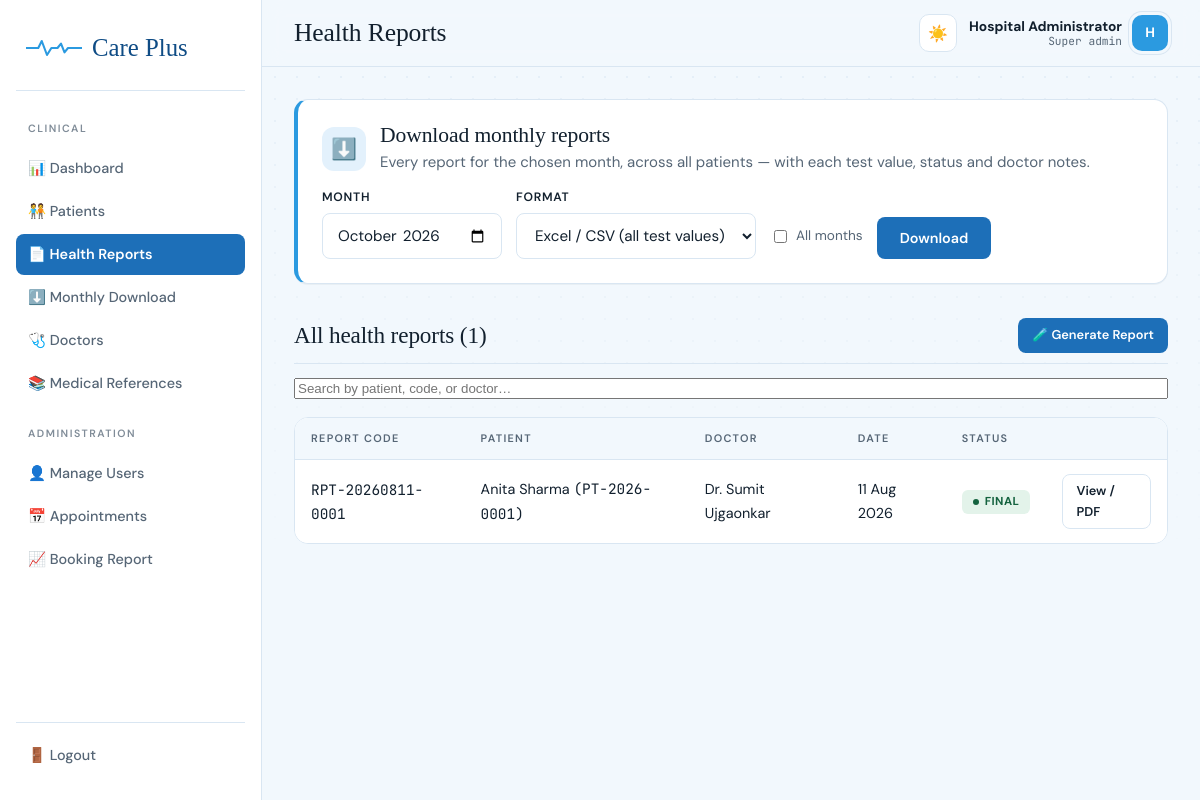
The page /admin/reports.php (signed in) on the database its author committed.
### tables this page shows
CREATE TABLE health_reports (
    report_id        INT AUTO_INCREMENT PRIMARY KEY,
    report_code       VARCHAR(30) NOT NULL UNIQUE,   
    patient_id        INT NOT NULL,
    doctor_id         INT NULL,
    created_by_admin  INT NULL,
    report_date       DATE NOT NULL,
    doctor_notes       TEXT,
    recommendations    TEXT,
    follow_up          TEXT,
    status             ENUM('draft','final') NOT NULL DEFAULT 'final',
    created_at          TIMESTAMP DEFAULT CURRENT_TIMESTAMP,
    FOREIGN KEY (patient_id) REFERENCES patients(patient_id) ON DELETE CASCADE,
    FOREIGN KEY (doctor_id) REFERENCES doctors(doctor_id) ON DELETE SET NULL,
    FOREIGN KEY (created_by_admin) REFERENCES admins(admin_id) ON DELETE SET NULL
);

CREATE TABLE patients (
    patient_id     INT AUTO_INCREMENT PRIMARY KEY,
    user_id        INT NULL,                        
    patient_code   VARCHAR(20) NOT NULL UNIQUE,      
    full_name      VARCHAR(100) NOT NULL,
    date_of_birth  DATE,
    gender         ENUM('Male','Female','Other') NOT NULL,
    phone          VARCHAR(20),
    email          VARCHAR(120),
    address        VARCHAR(255),
    blood_group    VARCHAR(5),
    registered_by  INT NULL,                         
    created_at     TIMESTAMP DEFAULT CURRENT_TIMESTAMP,
    FOREIGN KEY (user_id) REFERENCES users(user_id) ON DELETE SET NULL,
    FOREIGN KEY (registered_by) REFERENCES admins(admin_id) ON DELETE SET NULL
);

CREATE TABLE doctors (
    doctor_id       INT AUTO_INCREMENT PRIMARY KEY,
    full_name       VARCHAR(100) NOT NULL,
    registration_no VARCHAR(50),
    qualification   VARCHAR(150),
    specialization  VARCHAR(150),
    clinic_name     VARCHAR(150),
    phone           VARCHAR(20),
    address         VARCHAR(255),
    description     TEXT,                  
    created_at      TIMESTAMP DEFAULT CURRENT_TIMESTAMP
);

### includes/functions.php (called while the page is built, shortened)
<?php
function e($value) {
    return htmlspecialchars($value ?? '', ENT_QUOTES, 'UTF-8');
}

### admin/reports.php (the view, shortened to what this page needs)
<?php
require_once __DIR__ . '/../config/config.php';
$reports = $pdo->query(
    "SELECT hr.*, p.full_name AS patient_name, p.patient_code, d.full_name AS doctor_name
     FROM health_reports hr
     JOIN patients p ON p.patient_id = hr.patient_id
     LEFT JOIN doctors d ON d.doctor_id = hr.doctor_id
     ORDER BY hr.created_at DESC"
)->fetchAll();
require __DIR__ . '/../includes/header_admin.php';
?>
<div class="card download-panel reveal-now" id="monthly-download">
  <div class="dl-head">
    <div class="dl-icon">⬇️</div>
    <div><h3 style="margin:0;">Download monthly reports</h3>
    <p class="hint" style="margin:2px 0 0;">Every report for the chosen month, across all patients — with each test value, status and doctor notes.</p></div>
  </div>
  <form method="get" action="download_monthly.php" class="dl-form" data-download-form>
    <div class="field"><label>Month</label><input type="month" name="month" value="<?= e(date('Y-m')) ?>" max="<?= e(date('Y-m')) ?>"></div>
    <div class="field"><label>Format</label>
      <select name="format" data-format>
        <option value="csv">Excel / CSV (all test values)</option>
      </select></div>
    <label class="check"><input type="checkbox" name="all" value="1"> All months</label>
    <button type="submit" class="btn btn-primary">Download</button>
  </form>
</div>
<div class="section-title">
  <h3>All health reports (<?= count($reports) ?>)</h3>
  <a href="generate_report.php" class="btn btn-primary btn-sm">🧪 Generate Report</a>
</div>
<div class="search-bar">
  <input type="text" placeholder="Search by patient, code, or doctor…" data-search-input="#reportsTable">
</div>
<div class="table-wrap">
<table class="data-table" id="reportsTable">
  <thead><tr><th>Report Code</th><th>Patient</th><th>Doctor</th><th>Date</th><th>Status</th><th></th></tr></thead>
  <tbody>
  <?php foreach ($reports as $r): ?>
    <tr>
      <td class="mono"><?= e($r['report_code']) ?></td>
      <td><?= e($r['patient_name']) ?> <span class="hint mono">(<?= e($r['patient_code']) ?>)</span></td>
      <td><?= e($r['doctor_name'] ?? '—') ?></td>
      <td><?= e(date('d M Y', strtotime($r['report_date']))) ?></td>
      <td><span class="pill pill-normal"><?= e(ucfirst($r['status'])) ?></span></td>
      <td><a href="view_report.php?id=<?= (int)$r['report_id'] ?>" class="btn btn-outline btn-sm">View / PDF</a></td>
    </tr>
  <?php endforeach; ?>
  </tbody>
</table>
</div>
<?php require __DIR__ . '/../includes/footer.php'; ?>

### rows shown on the page
health_reports: report_code "RPT-20260811-0001", patient.full_name "Anita Sharma", patient.patient_code "PT-2026-0001", doctor.full_name "Dr. Sumit Ujgaonkar", report_date "11 Aug 2026", status "FINAL"

### other values the page prints
$pageTitle "Health Reports"
$_SESSION['admin_name'] "Hospital Administrator"
str_replace('_', ' ', $_SESSION['admin_role'] ?? 'staff') "Super admin"
substr($_SESSION['admin_name'] ?? 'A', 0, 1) "H"
count($reports) "1"
